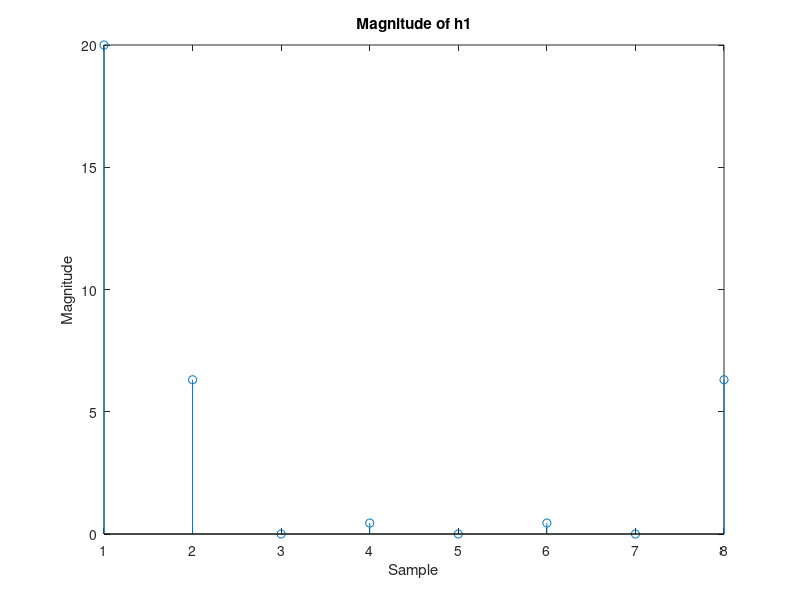
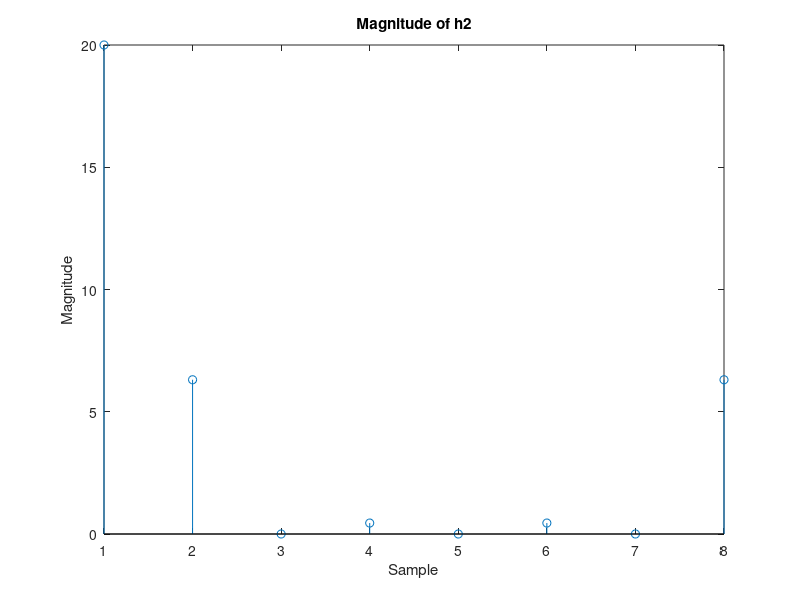

Reproduce these figures in MATLAB, in order.
h1=[1 2 3 4 4 3 2 1];
h2=[4 3 2 1 1 2 3 4];

h1_fft=fft(h1,8);
h2_fft=fft(h2,8);

figure();
stem(abs(h1_fft));
title('Magnitude of h1');
xlabel('Sample');
ylabel('Magnitude');

figure();
stem(abs(h2_fft));
title('Magnitude of h2');
xlabel('Sample');
ylabel('Magnitude');
